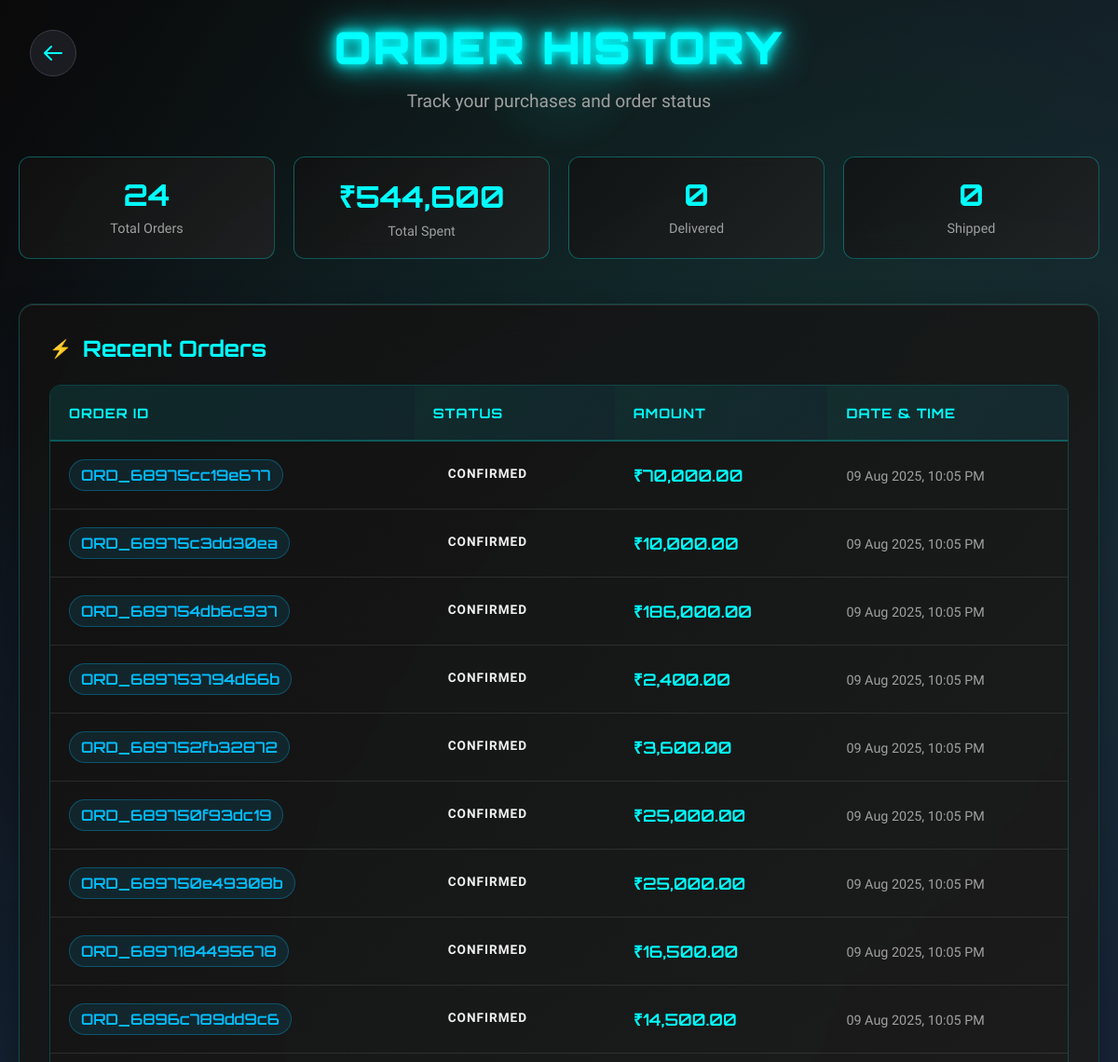
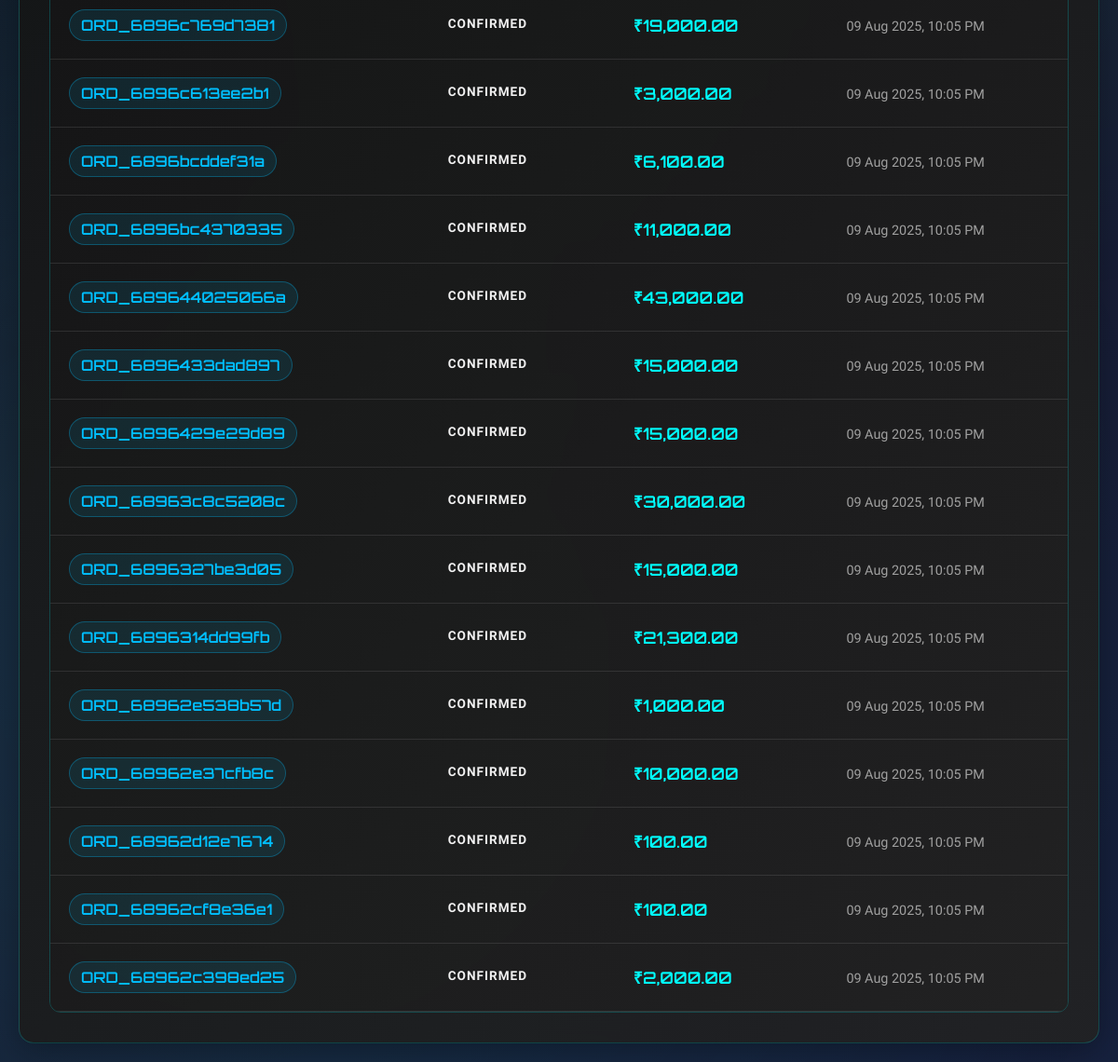
The page /user_orders.php (signed in) on the database its author committed (2 pictures, top to bottom).
### tables this page shows
CREATE TABLE `orders` (
  `id` int(11) NOT NULL,
  `order_id` varchar(50) NOT NULL,
  `customer_name` varchar(100) NOT NULL,
  `customer_email` varchar(100) NOT NULL,
  `customer_phone` varchar(20) DEFAULT NULL,
  `customer_address` text DEFAULT NULL,
  `total_amount` decimal(10,2) NOT NULL,
  `order_date` timestamp NOT NULL DEFAULT current_timestamp(),
  `status` enum('pending','confirmed','shipped','delivered','cancelled') DEFAULT 'pending',
  `created_at` timestamp NOT NULL DEFAULT current_timestamp(),
  `updated_at` timestamp NOT NULL DEFAULT current_timestamp() ON UPDATE current_timestamp(),
  `order_time` datetime NOT NULL DEFAULT current_timestamp()
);

### user_orders.php (the view, shortened to what this page needs)
<?php
include 'db_connect.php';
$email = $_SESSION['user']['email'];
$sql = "SELECT order_id, status, total_amount, order_date, order_time FROM orders WHERE customer_email = ? ORDER BY id DESC";
$stmt = $conn->prepare($sql);
$stmt->bind_param("s", $email);
$stmt->execute();
$result = $stmt->get_result();
$orders = $result->fetch_all(MYSQLI_ASSOC);
$total_orders = count($orders);
$total_spent = 0;
$status_counts = ['shipped' => 0, 'delivered' => 0, 'cancelled' => 0, 'pending' => 0];
foreach ($orders as $row) {
    $total_spent += $row['total_amount'];
}
?>
<!DOCTYPE html>
<html lang="en">
<head>
</head>
<body>
        <a href="index.php" class="back-button">
    <svg xmlns="http://www.w3.org/2000/svg" class="h-6 w-6" fill="none" viewBox="0 0 24 24" stroke="currentColor">
        <path stroke-linecap="round" stroke-linejoin="round" stroke-width="2" d="M10 19l-7-7m0 0l7-7m-7 7h18" />
    </svg>
</a>
    <div class="container">
        <div class="header">
            <h2>ORDER HISTORY</h2>
            <p>Track your purchases and order status</p>
        </div>
        <div class="stats-grid">
            <div class="stat-card">
                <h3><?= $total_orders ?></h3>
                <p>Total Orders</p>
            </div>
            <div class="stat-card">
                <h3>₹<?= number_format($total_spent, 0) ?></h3>
                <p>Total Spent</p>
            </div>
            <div class="stat-card">
                <h3><?= $status_counts['delivered'] ?></h3>
                <p>Delivered</p>
            </div>
            <div class="stat-card">
                <h3><?= $status_counts['shipped'] ?></h3>
                <p>Shipped</p>
            </div>
        </div>
        <div class="orders-section">
            <h3 class="section-title">Recent Orders</h3>
            <?php if ($total_orders > 0): ?>
                <div class="table-container">
                    <table class="order-table">
                        <thead>
                            <tr>
                                <th>Order ID</th>
                                <th>Status</th>
                                <th>Amount</th>
                                <th>Date & Time</th>
                            </tr>
                        </thead>
                        <tbody>
                            <?php foreach ($orders as $row):
                                $status = strtolower($row['status']);
                                $status_class = 'status-' . $status;
                                $order_datetime_str = $row['order_time'];
                                $order_datetime = new DateTime($order_datetime_str, new DateTimeZone('Asia/Kolkata'));
                            ?>
                                <tr>
                                    <td><span class="order-id"><?= htmlspecialchars($row['order_id']) ?></span></td>
                                    <td><span class="status-badge <?= $status_class ?>"><?= htmlspecialchars(ucfirst($row['status'])) ?></span></td>
                                    <td><span class="amount">₹<?= number_format($row['total_amount'], 2) ?></span></td>
                                    <td><span class="time"><?= $order_datetime->format('d M Y, h:i A') ?></span></td>
                                </tr>
                            <?php endforeach; ?>
                        </tbody>
                    </table>
                </div>
            <?php endif; ?>
        </div>
    </div>
</body>
</html>

### user_orders.php (style rules this page uses)
* { margin: 0; padding: 0; box-sizing: border-box; }
body { background: linear-gradient(135deg, #0a0a0a 0%, #1a1a2e 50%, #16213e 100%); color: #f1f1f1; font-family: 'Rajdhani', sans-serif; min-height: 100vh; padding: 20px; position: relative; overflow-x: hidden; }
body::before { content: ''; position: fixed; top: 0; left: 0; width: 100%; height: 100%; background: radial-gradient(circle at 20% 80%, rgba(0, 255, 255, 0.1) 0%, transparent 50%), radial-gradient(circle at 80% 20%, rgba(0, 255, 127, 0.1) 0%, transparent 50%), radial-gradient(circle at 40% 40%, rgba(0, 191, 255, 0.1) 0%, transparent 50%); animation: backgroundShift 20s ease-in-out infinite; z-index: -1; }
.container { max-width: 1400px; margin: 0 auto; position: relative; z-index: 1; }
.header { text-align: center; margin-bottom: 3rem; position: relative; }
.header::before { content: ''; position: absolute; top: 50%; left: 50%; transform: translate(-50%, -50%); width: 200px; height: 200px; background: radial-gradient(circle, rgba(0, 255, 255, 0.1) 0%, transparent 70%); border-radius: 50%; z-index: -1; }
.header h2 { font-family: 'Orbitron', monospace; font-size: 3rem; font-weight: 900; color: #00ffff; text-shadow: 0 0 10px #00ffff, 0 0 20px #00ffff, 0 0 40px #00ffff; margin-bottom: 1rem; letter-spacing: 2px; animation: glow 2s ease-in-out infinite alternate; }
.header p { font-size: 1.2rem; color: #a0a0a0; font-weight: 300; }
.stats-grid { display: grid; grid-template-columns: repeat(auto-fit, minmax(200px, 1fr)); gap: 20px; margin-bottom: 3rem; }
.stat-card { background: linear-gradient(135deg, rgba(17, 17, 17, 0.8) 0%, rgba(34, 34, 34, 0.8) 100%); border: 1px solid rgba(0, 255, 255, 0.3); border-radius: 12px; padding: 20px; text-align: center; position: relative; overflow: hidden; backdrop-filter: blur(10px); }
.stat-card::before { content: ''; position: absolute; top: 0; left: -100%; width: 100%; height: 100%; background: linear-gradient(90deg, transparent, rgba(0, 255, 255, 0.1), transparent); transition: left 0.5s; }
.stat-card h3 { font-family: 'Orbitron', monospace; font-size: 2rem; color: #00ffff; margin-bottom: 8px; }
.stat-card p { color: #a0a0a0; font-size: 0.9rem; }
.orders-section { background: linear-gradient(135deg, rgba(17, 17, 17, 0.9) 0%, rgba(34, 34, 34, 0.9) 100%); border: 1px solid rgba(0, 255, 255, 0.2); border-radius: 16px; padding: 2rem; backdrop-filter: blur(15px); box-shadow: 0 8px 32px rgba(0, 0, 0, 0.3), inset 0 1px 0 rgba(255, 255, 255, 0.1); }
.section-title { font-family: 'Orbitron', monospace; font-size: 1.5rem; color: #00ffff; margin-bottom: 1.5rem; display: flex; align-items: center; gap: 12px; }
.section-title::before { content: '⚡'; font-size: 1.2rem; }
.table-container { overflow-x: auto; border-radius: 12px; border: 1px solid rgba(0, 255, 255, 0.2); }
.order-table { width: 100%; border-collapse: collapse; background: linear-gradient(135deg, rgba(17, 17, 17, 0.8) 0%, rgba(34, 34, 34, 0.8) 100%); }
.order-table th { background: linear-gradient(135deg, rgba(0, 255, 255, 0.1) 0%, rgba(0, 191, 255, 0.1) 100%); color: #00ffff; padding: 20px; text-align: left; font-family: 'Orbitron', monospace; font-weight: 700; font-size: 0.9rem; letter-spacing: 1px; text-transform: uppercase; border-bottom: 2px solid rgba(0, 255, 255, 0.3); position: relative; }
.order-table td { padding: 18px 20px; color: #f1f1f1; border-bottom: 1px solid rgba(255, 255, 255, 0.1); font-size: 1rem; font-weight: 400; }
.order-table tr { transition: all 0.3s ease; position: relative; }
.order-id { font-family: 'Orbitron', monospace; font-weight: 600; color: #00bfff; background: rgba(0, 191, 255, 0.1); padding: 6px 12px; border-radius: 20px; border: 1px solid rgba(0, 191, 255, 0.3); display: inline-block; }
.status-badge { padding: 8px 16px; border-radius: 20px; font-weight: 600; font-size: 0.85rem; text-transform: uppercase; letter-spacing: 1px; display: inline-block; position: relative; overflow: hidden; }
.amount { font-family: 'Orbitron', monospace; font-weight: 600; color: #00ffff; font-size: 1.1rem; }
.time { color: #a0a0a0; font-size: 0.9rem; }
.back-button { position: absolute; top: 2rem; left: 2rem; color: #00ffff; background-color: #1a1c22; border: 1px solid #3a3d45; border-radius: 50%; padding: 0.75rem; display: flex; align-items: center; justify-content: center; transition: all 0.3s ease; z-index: 10; }
.back-button svg { height: 1.5rem; width: 1.5rem; }

### rows shown on the page
orders: order "ORD_68975cc19e677", status "CONFIRMED", total_amount "70,000.00", order_time "09 Aug 2025, 10:05 PM"
orders: order "ORD_68975c3dd30ea", status "CONFIRMED", total_amount "10,000.00", order_time "09 Aug 2025, 10:05 PM"
orders: order "ORD_689754db6c937", status "CONFIRMED", total_amount "186,000.00", order_time "09 Aug 2025, 10:05 PM"
orders: order "ORD_689753794d66b", status "CONFIRMED", total_amount "2,400.00", order_time "09 Aug 2025, 10:05 PM"
orders: order "ORD_689752fb32872", status "CONFIRMED", total_amount "3,600.00", order_time "09 Aug 2025, 10:05 PM"
orders: order "ORD_689750f93dc19", status "CONFIRMED", total_amount "25,000.00", order_time "09 Aug 2025, 10:05 PM"
orders: order "ORD_689750e49308b", status "CONFIRMED", total_amount "25,000.00", order_time "09 Aug 2025, 10:05 PM"
orders: order "ORD_6897184495678", status "CONFIRMED", total_amount "16,500.00", order_time "09 Aug 2025, 10:05 PM"
orders: order "ORD_6896c789dd9c6", status "CONFIRMED", total_amount "14,500.00", order_time "09 Aug 2025, 10:05 PM"
orders: order "ORD_6896c769d7381", status "CONFIRMED", total_amount "19,000.00", order_time "09 Aug 2025, 10:05 PM"
orders: order "ORD_6896c613ee2b1", status "CONFIRMED", total_amount "3,000.00", order_time "09 Aug 2025, 10:05 PM"
orders: order "ORD_6896bcddef31a", status "CONFIRMED", total_amount "6,100.00", order_time "09 Aug 2025, 10:05 PM"
orders: order "ORD_6896bc4370335", status "CONFIRMED", total_amount "11,000.00", order_time "09 Aug 2025, 10:05 PM"
orders: order "ORD_689644025066a", status "CONFIRMED", total_amount "43,000.00", order_time "09 Aug 2025, 10:05 PM"
orders: order "ORD_6896433dad897", status "CONFIRMED", total_amount "15,000.00", order_time "09 Aug 2025, 10:05 PM"
orders: order "ORD_6896429e29d89", status "CONFIRMED", total_amount "15,000.00", order_time "09 Aug 2025, 10:05 PM"
orders: order "ORD_68963c8c5208c", status "CONFIRMED", total_amount "30,000.00", order_time "09 Aug 2025, 10:05 PM"
orders: order "ORD_6896327be3d05", status "CONFIRMED", total_amount "15,000.00", order_time "09 Aug 2025, 10:05 PM"
orders: order "ORD_6896314dd99fb", status "CONFIRMED", total_amount "21,300.00", order_time "09 Aug 2025, 10:05 PM"
orders: order "ORD_68962e538b57d", status "CONFIRMED", total_amount "1,000.00", order_time "09 Aug 2025, 10:05 PM"
orders: order "ORD_68962e37cfb8c", status "CONFIRMED", total_amount "10,000.00", order_time "09 Aug 2025, 10:05 PM"
orders: order "ORD_68962d12e7674", status "CONFIRMED", total_amount "100.00", order_time "09 Aug 2025, 10:05 PM"
orders: order "ORD_68962cf8e36e1", status "CONFIRMED", total_amount "100.00", order_time "09 Aug 2025, 10:05 PM"
orders: order "ORD_68962c398ed25", status "CONFIRMED", total_amount "2,000.00", order_time "09 Aug 2025, 10:05 PM"

### other values the page prints
$total_orders "24"
$total_spent "544,600"
$status_counts['delivered'] "0"
$status_counts['shipped'] "0"
